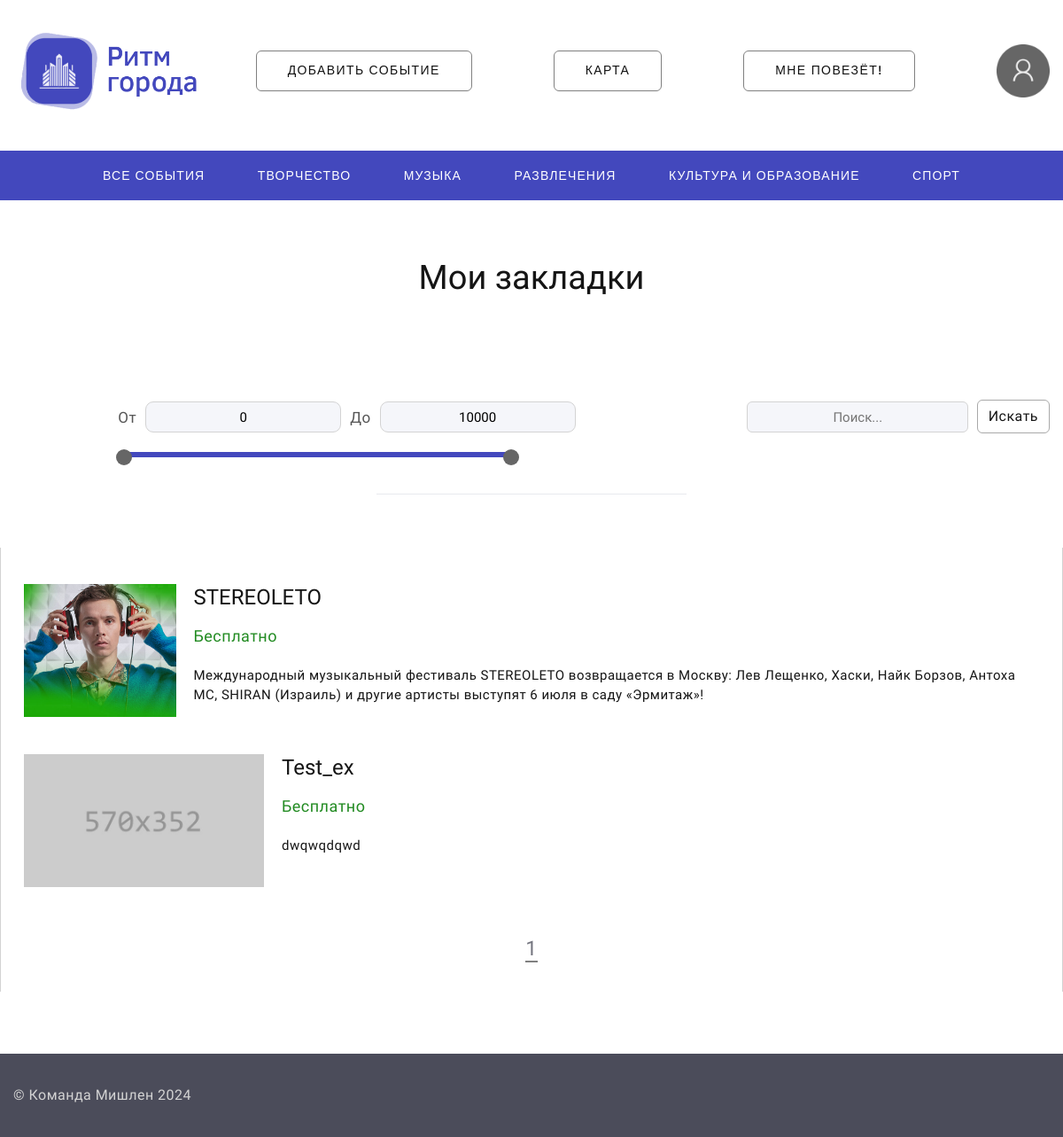
The app's page /bookmarks (signed in), older data.
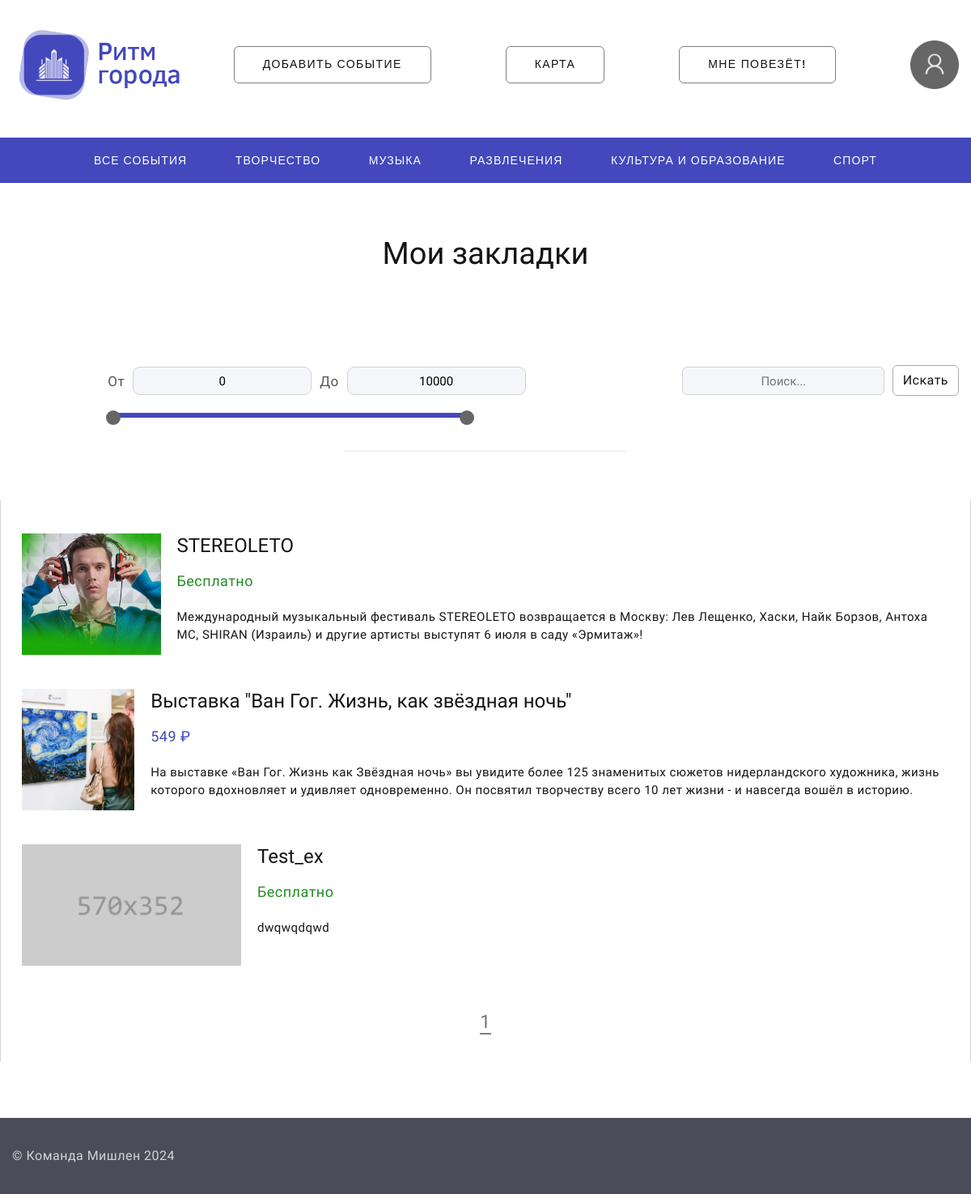
The same page, newer data.
### dosug/models.py (models this page shows, shortened)
class Event(models.Model):
    id = models.IntegerField(primary_key=True)
    title = models.CharField(max_length=30, null=False)
    type = models.CharField(max_length=20)
    image = models.ImageField(default="default.jpg")
    tiny_description = models.CharField(max_length=250)
    description = models.CharField(max_length=1400)
    link = models.CharField(max_length=30)
    address = models.CharField(max_length=60)
    price = models.IntegerField(default=0)
    phone = models.CharField(max_length=30)
    coordinates = models.CharField(max_length=100)
    views = models.IntegerField(default=0)
    author = models.IntegerField(default=0)
    created_at = models.DateTimeField(default=datetime.now, blank=True)
    likes = models.IntegerField(default=0)
    bookmarks = models.IntegerField(default=0)

### dosug/views.py (the view)
# urls.py: path('bookmarks', views.user_bookmarks)
def user_bookmarks(request):
    if not request.user.is_authenticated:
        return redirect('/login')
    bookmarks = Bookmarks.objects.filter(user_id=request.user.id).values_list('event_id', flat=True).distinct()
    events = Event.objects.filter(id__in=bookmarks)
    query = request.GET.get('search_query')
    max_price = request.GET.get('max_price')
    min_price = request.GET.get('min_price')
    if (max_price is None) or (min_price is None) or (max_price == '') or (min_price == ''):
        max_price = 10000
        min_price = 0
    events = events.filter(price__gte=min_price, price__lte=max_price)
    if query:
        events = [event for event in events if query.lower() in event.title.lower()]
    paginator = Paginator(events, 10)
    page_number = request.GET.get('page')
    try:
        events = paginator.page(page_number)
    except PageNotAnInteger:
        events = paginator.page(1)
    except EmptyPage:
        events = paginator.page(paginator.num_pages)
    return render(request, 'dosug/user_bookmarks.html', {'events': events,
                                                      'query': query,
                                                      'max_price': max_price,
                                                      'min_price': min_price})

### templates/dosug/user_bookmarks.html (shortened to what this page needs)
{% extends "dosug/layout.html" %}
{% block content %}
<html lang="en">
<head>
</head>
<body>
<div class="page">
    <br><br><br><br><br>
<h3 style="text-align: center">Мои закладки</h3>
 <section class="section novi-background section-md text-center">
     <div class="container">
             <block  style="box-sizing: border-box; display: flex; align-items: center">
                         <div class="custom-wrapper" style="width: 25%; top: 57px">
            <div class="price-input-container">
                <div class="price-input" style=" display: inline-flex">
                    <div class="price-field">
                        <span>От</span>
                        <input type="number" id="min-input" class="min-input" value="{{min_price}}">
                    </div>
                    <div class="price-field" style="margin-left: 10px">
                        <span>До</span>
                        <input type="number" id="max-input" class="max-input" value="{{max_price}}">
                    </div>
                </div>
                <div class="slider-container" style="width: 185%; margin-left: 30px">
                    <div class="price-slider">
                    </div>
                </div>
            </div>
            <div class="range-input" style="width: 185%; margin-left: 30px">
                <input type="range"
                       style="margin-left: -4px"
                       class="min-range"
                       min="0"
                       max="10000"
                       value="{{min_price}}"
                       step="1">
                <input style="top: -39px; margin-left: 4px" type="range"
                       class="max-range"
                       min="0"
                       max="10000"
                       value="{{max_price}}"
                       step="1">
            </div>
        </div>
<div class="search-container">
<input class="input-tab" type="text" id="search-input" name="search_query" placeholder="Поиск..." style="height: 35px; width: 250px" {% if query != Null %} value="{{query}}" {% endif %}>
<a class="btn button-primary-outline" id="search-button" style="margin-bottom: 3px; margin-left: 5px; border: 1px solid darkgray;" href="">Искать</a><br>
</div>
        </block><hr style=" width: 350px; margin-top: 10px; "></div>
        <div class="container" style="border-left: 1px solid lightgray; border-right: 1px solid lightgray; padding: 30px;">
    <div id="content-container">
          <div class="row row-lg-50 row-35 offset-top-2" style="display: flex; flex-direction: column;">
              {% for event in events|slice:":10" %}
              <div class="user_events_cont wow-outer" style="max-width: 100%; margin-bottom: 20px;">
<article class="post-modern" style="display: flex; align-items: flex-start; position: relative;">
    <a class="post-modern-media" href="/event/{{ event.id }}"><img src="/static/images/event_pics/{{ event.image }}" alt="" style="width: 271px; height: 150px; object-fit: cover;"/></a>
    <div style="margin-left: 20px; flex-grow: 1;">
        <h4 class="post-modern-title"><a class="post-modern-title" href="/event/{{ event.id }}">{{ event.title }}</a></h4>
                <ul class="post-modern-meta">
                  <li>
                      {%if event.price == 0%}
                      <a style="color: forestgreen">Бесплатно</a>
                    {% else %}
                      <a style="color: #4348bd">{{event.price}} ₽</a>
                    {% endif %}
                    </li>
                </ul>
        <p class="description" style="word-wrap: break-word;">{{ event.tiny_description }}</p>
    </div>
</article>
            </div>
              {% endfor %}
          </div>
              <br><br><br>
<div class="swiper-pagination swiper-pagination-modern swiper-pagination-marked" style="margin: auto; font-size: 23px; font-weight: bolder">
    {% for i in events.paginator.page_range %}
        {% if events.number == i %}
            <a style="border-bottom: 2px solid gray">{{ i }}</a>
        {% else %}
            <a href="?page={{ i }}">{{ i }}</a>
        {% endif %}
    {% endfor %}
</div>
            </div>
</div>
 </section>
</div>
  </body>
</html>
{% endblock content %}

### templates/dosug/layout.html (shortened to what this page needs)
{% extends "dosug/preloader_messages.html" %}
{% block layout %}
<html class="wide wow-animation" lang="en">
  <head>
  </head>
  <body>
    <div class="page">
      <header class="section novi-background page-header">
        <div class="rd-navbar-wrap">
          <nav class="rd-navbar rd-navbar-corporate" data-layout="rd-navbar-fixed" data-sm-layout="rd-navbar-fixed" data-md-layout="rd-navbar-fixed" data-md-device-layout="rd-navbar-fixed" data-lg-layout="rd-navbar-static" data-lg-device-layout="rd-navbar-static" data-lg-stick-up="true" data-lg-stick-up-offset="118px" data-xl-layout="rd-navbar-static" data-xl-device-layout="rd-navbar-static" data-xl-stick-up="true" data-xl-stick-up-offset="118px" data-xxl-layout="rd-navbar-static" data-xxl-device-layout="rd-navbar-static" data-xxl-stick-up-offset="118px" data-xxl-stick-up="true">
            <div class="rd-navbar-aside-outer">
              <div class="rd-navbar-aside">
                <div class="rd-navbar-panel">
                  <a class="rd-navbar-brand" href="/"><img src="/static/images/logo.png" alt="" width="220" height="220" srcset="/static/images/logo.png 2x"/></a>
                </div>
                <div class="rd-navbar-collapse">
                  <div class="rd-navbar-collapse-content" id="rd-navbar-collapse-content-1">
                      {% if request.user.is_authenticated %}
                      <a class="button button-primary-white" style="border: 1px solid grey" href="/add_event">Добавить событие</a><br>
                      {% endif %}
                      <a class="button button-primary-white" style="border: 1px solid grey" href="/map">Карта</a><br>
                      <a class="button button-primary-white" style="border: 1px solid grey" href="/random_event">Мне повезёт!</a>
                      <div class="dropdown">
                          {% if user.is_authenticated %}
                              <img src="/static/images/default.png" width="60" height="60" onclick="toggleDropdown()" style="cursor: pointer;">
                          {% else %}
                      <a href="/login" class="login_button">Вход</a>
                      <a href="/register" class="login_button">Регистрация</a>
                          {% endif %}</div>
                  </div>
                </div>
              </div>
            </div>
            <div class="rd-navbar-main-outer" style="background: #4348bd">
              <div class="rd-navbar-main" >
                <div class="rd-navbar-nav-wrap" style="text-align: center" id="rd-navbar-nav-wrap-1" >
                  <ul class="rd-navbar-nav">
                    <li class="rd-nav-item"><a class="rd-nav-link" href="/events/all">Все события</a>
                    </li>
                    <li class="rd-nav-item"><a class="rd-nav-link" href="/events/art">Творчество</a>
                    </li>
                    <li class="rd-nav-item"><a class="rd-nav-link" href="/events/music">Музыка</a>
                    </li>
                    <li class="rd-nav-item"><a class="rd-nav-link" href="/events/entertainments">Развлечения</a>
                    </li>
                      <li class="rd-nav-item"><a class="rd-nav-link" href="/events/culture_study">Культура и образование</a>
                    </li>
                    <li class="rd-nav-item"><a class="rd-nav-link" href="/events/sport">Спорт</a>
                    </li>
                  </ul>
                </div>
              </div>
            </div>
          </nav>
        </div>
      </header>
        {% block content %}{% endblock %}
          <footer class="section novi-background footer-advanced" style="background: #4b4c5a">
        <div class="footer-advanced-aside">
          <div class="container">
              <p class="rights" style="color: lightgrey"><span>&copy; </span>Команда Мишлен 2024</p>
            </div>
          </div>
      </footer>
    </div>
  </body>
</html>
{% endblock layout %}

### templates/dosug/preloader_messages.html (shortened to what this page needs)
 <!DOCTYPE html>
<html class="wide wow-animation" lang="en">
  <head>
    <link rel="stylesheet" href="/static/css/bootstrap.css">
    <link rel="stylesheet" href="/static/css/style.css" id="main-styles-link">
  </head>
  <body>
        {% block layout %}{% endblock %}
  </body>
</html>

### templates/dosug/user_bookmarks.html (style rules this page uses)
.description { font-size: 15px; overflow-wrap: break-word; white-space: normal; text-overflow: ellipsis; max-height: 90px; overflow: hidden; }

Row changes from the older to the newer data that the page shows:
now on this page (row edited): Event: image (picture), title "Выставка \"Ван Гог. Жизнь, как звёздная ночь\"", price "549", tiny_description "На выставке «Ван Гог. Жизнь как Звёздная ночь» вы увидите более 125 знаменитых сюжетов нидерландского художника, жизнь которого вдохновляет и удивляет одновременно. Он посвятил творчеству всего 10 лет жизни - и навсегда вошёл в историю."
